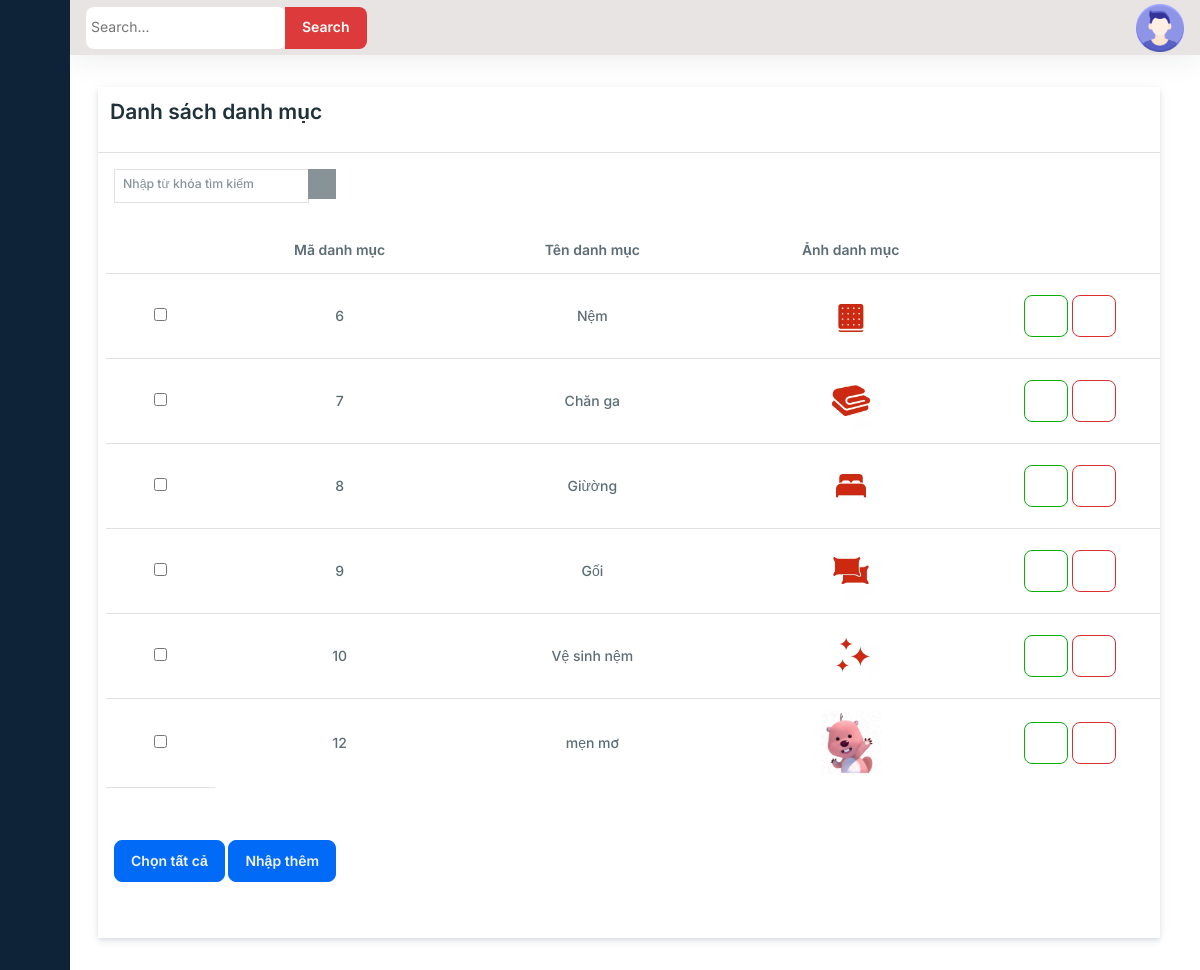
Screenshot of /admin?ctl=listdm (signed in) with the database file from the repository.
### tables this page shows
CREATE TABLE `categories` (
  `id` int NOT NULL,
  `cate_name` varchar(255) NOT NULL,
  `image` varchar(255) NOT NULL,
  `soft_delete` tinyint(1) NOT NULL DEFAULT '0'
);

### common/function.php (called while the page is built, shortened)
<?php
function view($path_view, $data = [])
{
    extract($data);
    $path_view = str_replace(".", "/", $path_view);
    include_once ROOT_DIR . "views/$path_view.php";
}

### controllers/admin/AdminCategoryController.php (called while the page is built, shortened)
<?php
class AdminCategoryController
{
  public function index()
  {
    $categories = (new Category)->all();
    return view("admin.categories.list", compact('categories'));
  }
}

### admin/index.php (called while the page is built, shortened)
<?php
require_once __DIR__ . "/../common/function.php";
require_once __DIR__ . "/../models/BaseModel.php";
require_once __DIR__ . "/../models/Category.php";
require_once __DIR__ . "/../controllers/admin/AdminCategoryController.php";
$ctl = $_GET['ctl'] ?? "";
match ($ctl) {
    '' => (new AdminStatisticsController)->index(),
    'profile' => (new AdminUserController)->profile(),
    'listsp' => (new AdminProductController)->index(),
    'addsp' => (new AdminProductController)->create(),
    'storesp' => (new AdminProductController)->store(),
    'deletesp' => (new AdminProductController)->delete(),
    'editsp' => (new AdminProductController)->edit(),
    'updatesp' => (new AdminProductController)->update(),
    'listdm' => (new AdminCategoryController)->index(),
    'adddm' => (new AdminCategoryController)->create(),
    'storedm' => (new AdminCategoryController)->store(),
    'deletedm' => (new AdminCategoryController)->delete(),
    'editdm' => (new AdminCategoryController)->edit(),
    'updatedm' => (new AdminCategoryController)->update(),
    'listuser' => (new AdminUserController)->index(),
    'adduser' => (new AdminUserController)->create(),
    'storedm' => (new AdminUserController)->store(),
    'deleteuser' => (new AdminUserController)->delete(),
    'edituser' => (new AdminUserController)->edit(),
    'updateuser' => (new AdminUserController)->update(),
    'listcomment' => (new AdminCommentController)->index(),
    'deletecomment' => (new AdminCommentController)->delete(),
    'list-order' => (new OrderController) ->index(),
    'detail-order' =>(new OrderController) ->showOrder(),
    default => view('errors.404'),
};

### models/BaseModel.php (called while the page is built, shortened)
<?php
class BaseModel
{
    public function __construct()
    {
        try {
            $this->conn = new PDO("mysql:host=localhost; dbname=du-an-1; charset=utf8; port=3306", "root", "");
        } catch (PDOException $e) {
            echo "Lỗi kết nối CSDL: " . $e->getMessage();
        }
    }
}

### models/Category.php (called while the page is built, shortened)
<?php
class Category extends BaseModel
{
    public function all()
    {
        $sql = "SELECT * FROM categories WHERE soft_delete=0";
        $stmt = $this->conn->prepare($sql);
        $stmt->execute();
        return $stmt->fetchAll(PDO::FETCH_ASSOC);
    }
}

### views/admin/categories/list.php (the view, shortened to what this page needs)
<?php include_once ROOT_DIR . "views/admin/sidebar.php" ?>
<div class="main">
    <?php include_once ROOT_DIR . "views/admin/header.php" ?>
    <main class="container-fluid content px-3 py-4">
        <div class="shadow bg-white pb-5 mt-4 ms-4 mb-4 col-md-11" style="width: 96%;">
            <div>
                <h4 class="p-3">Danh sách danh mục</h4>
            </div>
            <hr>
            <div class="d-flex justify-content-between align-items-center">
                <form action="" class="ms-4">
                    <div class="input-group input-group-sm">
                        <input class="form-control rounded-0 mb-2 pb-2" type="search" id="search" name="search" placeholder="Nhập từ khóa tìm kiếm" aria-label="Sizing example input" aria-describedby="inputGroup-sizing-sm">
                        <div class="input-group-sm">
                            <button type="button" class="btn btn-secondary rounded-0">
                            </button>
                        </div>
                    </div>
                </form>
            </div>
            <div class="pb-5 mt-4 ms-2 mb-4 ">
                <table class="table table-hover ">
                    <thead class="thead-light">
                        <tr>
                            <th scope="col" class="text-center align-middle"></th>
                            <th scope="col" class="text-center align-middle">Mã danh mục</th>
                            <th scope="col" class="text-center align-middle">Tên danh mục</th>
                            <th scope="col" class="text-center align-middle">Ảnh danh mục</th>
                            <th scope="col" class="text-center align-middle"></th>
                        </tr>
                    </thead>
                    <tbody>
                        <?php
                        foreach ($categories as $categorie) {
                        ?>
                            <tr>
                                <th scope="row" class="text-center align-middle">
                                    <form action="" method="post">
                                        <input type="checkbox">
                                    </form>
                                </th>
                                <td class="text-center align-middle"><?= $categorie['id'] ?></td>
                                <td class="text-center align-middle"><?= $categorie['cate_name'] ?></td>
                                <td class="text-center align-middle">
                                    <img src="<?= ROOT_URL . $categorie['image'] ?>" width="60" alt="">
                                </td>
                                <td class="text-center align-middle">
                                    <a href="?ctl=editdm&id=<?= $categorie['id']; ?>">
                                        <button type="button" class="btn btn-outline-primary">
                                        </button>
                                    </a>
                                    <a onclick="return confirm ('Bạn có chắc chắn muốn xóa danh mục này không!')" href="?ctl=deletedm&id=<?= $categorie['id'] ?>">
                                        <button type="button" class="btn btn-outline-danger">
                                        </button>
                                    </a>
                                </td>
                            </tr>
                        <?php
                        }
                        ?>
                    </tbody>
                </table>
            </div>
            <form class="pb-5 mt-4 ms-4 mb-4 col-md-11">
                <button type="submit" class="btn btn-info text-light">Chọn tất cả</button>
                <button type="submit" class="btn btn-info"><a href="?ctl=adddm" class="text-light">Nhập thêm</a></button>
            </form>
        </div>
</div>
</div>
<?php include_once ROOT_DIR . "views/admin/footer.php" ?>

### assets/css/admin.css (style rules this page uses)
a { text-decoration: none; }
body { font-family: 'Poppins', sans-serif; }
.main { display: flex; flex-direction: column; min-height: 100vh; width: 100%; overflow: hidden; transition: all 0.35s ease-in-out; background-color: #fff; min-width: 0; }
table tr td { max-width: 100px; max-height: 100px; }

### rows the page displays
categories: id "6", cate_name "Nệm", image (picture)
categories: id "7", cate_name "Chăn ga", image (picture)
categories: id "8", cate_name "Giừờng", image (picture)
categories: id "9", cate_name "Gối", image (picture)
categories: id "10", cate_name "Vệ sinh nệm", image (picture)
categories: id "12", cate_name "mẹn mơ", image (picture)
